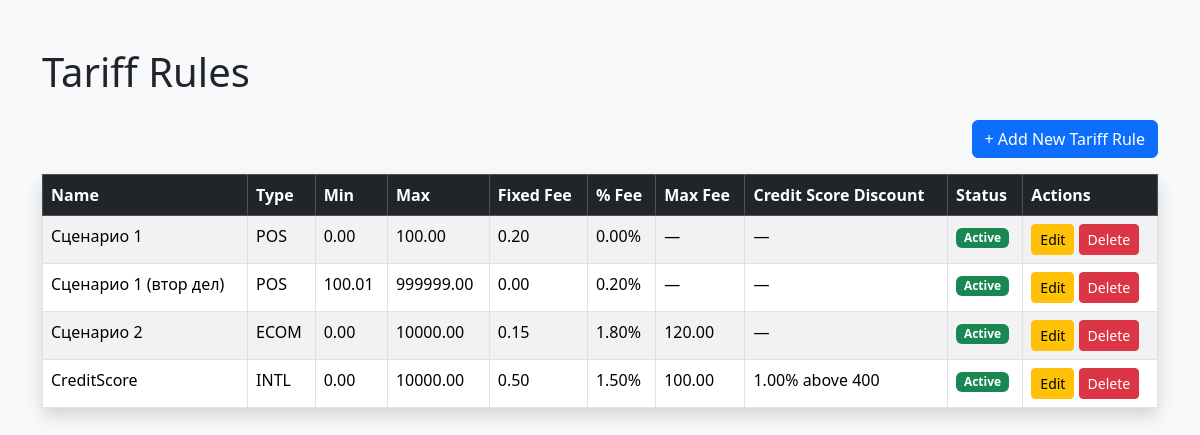
The page / on the database its author committed.
### transactions/models.py (models this page shows, shortened)
class TariffRule(models.Model):
    TRANSACTION_TYPES = [
        ('POS', 'POS'),
        ('ECOM', 'ECOM'),
        ('TRANSFER', 'TRANSFER'),
        ('CASHOUT', 'CASHOUT'),
        ('INTL', 'INTL'),
    ]
    name = models.CharField(max_length=100)
    transaction_type = models.CharField(max_length=20, choices=TRANSACTION_TYPES)
    min_amount = models.DecimalField(max_digits=12, decimal_places=2)
    max_amount = models.DecimalField(max_digits=12, decimal_places=2)
    fixed_fee = models.DecimalField(max_digits=10, decimal_places=2, default=0)
    percentage_fee = models.DecimalField(max_digits=5, decimal_places=2, default=0)
    max_fee = models.DecimalField(max_digits=10, decimal_places=2, null=True, blank=True)
    discount_for_credit_score_above = models.IntegerField(null=True, blank=True)
    discount_percent = models.DecimalField(max_digits=5, decimal_places=2, default=0)
    is_active = models.BooleanField(default=True)
    currency = models.CharField(max_length=5, null=True, blank=True,)
    applies_to_international = models.BooleanField(default=False,)

### transactions/views.py (the view)
# urls.py: path('', transaction_list, name='transaction_list'),
def transaction_list(request):
    transactions = TariffRule.objects.all()
    return render(request, 'transactions/list.html', {'transactions': transactions})

### transactions/templates/transactions/list.html (shortened to what this page needs)
{% load static %}
<!DOCTYPE html>
<html lang="en">
<head>
    <link href="https://cdn.jsdelivr.net/npm/bootstrap@5.3.2/dist/css/bootstrap.min.css" rel="stylesheet">
</head>
<body class="bg-light">
    <div class="container mt-5">
        <h1 class="mb-4">Tariff Rules</h1>
        <div class="mb-3 text-end">
            <a href="{% url 'add_tariff_rule' %}" class="btn btn-primary">+ Add New Tariff Rule</a>
        </div>
        {% if transactions %}
            <table class="table table-striped table-bordered shadow">
                <thead class="table-dark">
                    <tr>
                        <th>Name</th>
                        <th>Type</th>
                        <th>Min</th>
                        <th>Max</th>
                        <th>Fixed Fee</th>
                        <th>% Fee</th>
                        <th>Max Fee</th>
                        <th>Credit Score Discount</th>
                        <th>Status</th>
                        <th>Actions</th>
                    </tr>
                </thead>
                <tbody>
                    {% for rule in transactions %}
                        <tr>
                            <td>{{ rule.name }}</td>
                            <td>{{ rule.get_transaction_type_display }}</td>
                            <td>{{ rule.min_amount }}</td>
                            <td>{{ rule.max_amount }}</td>
                            <td>{{ rule.fixed_fee }}</td>
                            <td>{{ rule.percentage_fee }}%</td>
                            <td>{{ rule.max_fee|default:"—" }}</td>
                            <td>
                                {% if rule.discount_for_credit_score_above %}
                                    {{ rule.discount_percent }}% above {{ rule.discount_for_credit_score_above }}
                                {% else %}
                                    —
                                {% endif %}
                            </td>
                            <td>
                                {% if rule.is_active %}
                                    <span class="badge bg-success">Active</span>
                                {% else %}
                                    <span class="badge bg-secondary">Inactive</span>
                                {% endif %}
                            </td>
                            <td>
                                <a href="{% url 'edit_tariff_rule' rule.pk %}" class="btn btn-sm btn-warning">Edit</a>
                                <a href="{% url 'delete_tariff_rule' rule.pk %}" class="btn btn-sm btn-danger">Delete</a>
                            </td>
                        </tr>
                    {% endfor %}
                </tbody>
            </table>
        {% else %}
            <div class="alert alert-info">No tariff rules available.</div>
        {% endif %}
    </div>
</body>
</html>

### rows shown on the page
TariffRule: name "Сценарио 1", transaction_type "POS", min_amount "0.00", max_amount "100.00", fixed_fee "0.20", percentage_fee "0.00", max_fee "—", is_active "Active"
TariffRule: name "Сценарио 1 (втор дел)", transaction_type "POS", min_amount "100.01", max_amount "999999.00", fixed_fee "0.00", percentage_fee "0.20", max_fee "—", is_active "Active"
TariffRule: name "Сценарио 2", transaction_type "ECOM", min_amount "0.00", max_amount "10000.00", fixed_fee "0.15", percentage_fee "1.80", max_fee "120.00", is_active "Active"
TariffRule: name "CreditScore", transaction_type "INTL", min_amount "0.00", max_amount "10000.00", fixed_fee "0.50", percentage_fee "1.50", max_fee "100.00", discount_percent "1.00", discount_for_credit_score_above "400", is_active "Active"
